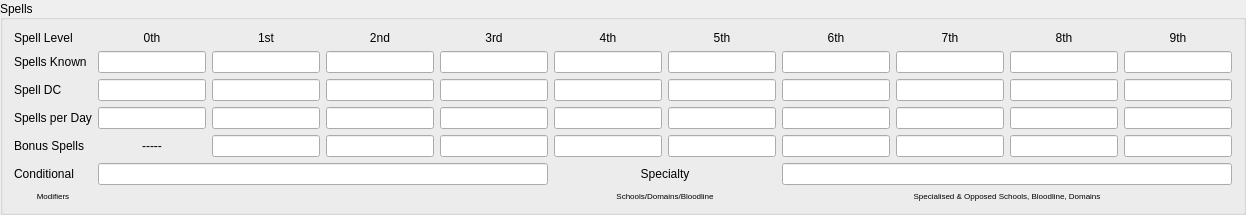
         <widget class="QGroupBox" name="groupBox_8">
          <property name="title">
           <string>Spells</string>
          </property>
          <property name="alignment">
           <set>Qt::AlignLeading|Qt::AlignLeft|Qt::AlignVCenter</set>
          </property>
          <layout class="QGridLayout" name="gridLayout_6">
           <item row="6" column="5" colspan="2">
            <widget class="QLabel" name="label_185">
             <property name="font">
              <font>
               <pointsize>6</pointsize>
              </font>
             </property>
             <property name="text">
              <string>Schools/Domains/Bloodline</string>
             </property>
             <property name="alignment">
              <set>Qt::AlignCenter</set>
             </property>
            </widget>
           </item>
           <item row="5" column="5" colspan="2">
            <widget class="QLabel" name="label_183">
             <property name="text">
              <string>Specialty</string>
             </property>
             <property name="alignment">
              <set>Qt::AlignCenter</set>
             </property>
            </widget>
           </item>
           <item row="0" column="5">
            <widget class="QLabel" name="label_172">
             <property name="text">
              <string>4th</string>
             </property>
             <property name="alignment">
              <set>Qt::AlignCenter</set>
             </property>
            </widget>
           </item>
           <item row="0" column="0">
            <widget class="QLabel" name="label_167">
             <property name="text">
              <string>Spell Level</string>
             </property>
             <property name="alignment">
              <set>Qt::AlignLeading|Qt::AlignLeft|Qt::AlignVCenter</set>
             </property>
            </widget>
           </item>
           <item row="0" column="4">
            <widget class="QLabel" name="label_171">
             <property name="text">
              <string>3rd</string>
             </property>
             <property name="alignment">
              <set>Qt::AlignCenter</set>
             </property>
            </widget>
           </item>
           <item row="0" column="1">
            <widget class="QLabel" name="label_168">
             <property name="text">
              <string>0th</string>
             </property>
             <property name="alignment">
              <set>Qt::AlignCenter</set>
             </property>
            </widget>
           </item>
           <item row="0" column="2">
            <widget class="QLabel" name="label_169">
             <property name="text">
              <string>1st</string>
             </property>
             <property name="alignment">
              <set>Qt::AlignCenter</set>
             </property>
            </widget>
           </item>
           <item row="0" column="9">
            <widget class="QLabel" name="label_176">
             <property name="text">
              <string>8th</string>
             </property>
             <property name="alignment">
              <set>Qt::AlignCenter</set>
             </property>
            </widget>
           </item>
           <item row="0" column="7">
            <widget class="QLabel" name="label_174">
             <property name="text">
              <string>6th</string>
             </property>
             <property name="alignment">
              <set>Qt::AlignCenter</set>
             </property>
            </widget>
           </item>
           <item row="1" column="5">
            <widget class="QLineEdit" name="fourthLevelTotalKnown"/>
           </item>
           <item row="0" column="3">
            <widget class="QLabel" name="label_170">
             <property name="text">
              <string>2nd</string>
             </property>
             <property name="alignment">
              <set>Qt::AlignCenter</set>
             </property>
            </widget>
           </item>
           <item row="1" column="0">
            <widget class="QLabel" name="label_178">
             <property name="text">
              <string>Spells Known</string>
             </property>
            </widget>
           </item>
           <item row="1" column="4">
            <widget class="QLineEdit" name="thirdLevelTotalKnown"/>
           </item>
           <item row="0" column="6">
            <widget class="QLabel" name="label_173">
             <property name="text">
              <string>5th</string>
             </property>
             <property name="alignment">
              <set>Qt::AlignCenter</set>
             </property>
            </widget>
           </item>
           <item row="1" column="2">
            <widget class="QLineEdit" name="firstLevelTotalKnown"/>
           </item>
           <item row="0" column="10">
            <widget class="QLabel" name="label_177">
             <property name="text">
              <string>9th</string>
             </property>
             <property name="alignment">
              <set>Qt::AlignCenter</set>
             </property>
            </widget>
           </item>
           <item row="1" column="1">
            <widget class="QLineEdit" name="zeroLevelTotalKnown"/>
           </item>
           <item row="0" column="8">
            <widget class="QLabel" name="label_175">
             <property name="text">
              <string>7th</string>
             </property>
             <property name="alignment">
              <set>Qt::AlignCenter</set>
             </property>
            </widget>
           </item>
           <item row="1" column="6">
            <widget class="QLineEdit" name="fifthLevelTotalKnown"/>
           </item>
           <item row="1" column="8">
            <widget class="QLineEdit" name="seventhLevelTotalKnown"/>
           </item>
           <item row="2" column="2">
            <widget class="QLineEdit" name="firstLevelDC"/>
           </item>
           <item row="1" column="3">
            <widget class="QLineEdit" name="secondLevelTotalKnown"/>
           </item>
           <item row="1" column="9">
            <widget class="QLineEdit" name="eighthLevelTotalKnown"/>
           </item>
           <item row="2" column="0">
            <widget class="QLabel" name="label_179">
             <property name="text">
              <string>Spell DC</string>
             </property>
            </widget>
           </item>
           <item row="2" column="4">
            <widget class="QLineEdit" name="thirdLevelDC"/>
           </item>
           <item row="2" column="7">
            <widget class="QLineEdit" name="sixthLevelDC"/>
           </item>
           <item row="1" column="7">
            <widget class="QLineEdit" name="sixthLevelTotalKnown"/>
           </item>
           <item row="2" column="5">
            <widget class="QLineEdit" name="fourthLevelDC"/>
           </item>
           <item row="2" column="1">
            <widget class="QLineEdit" name="zeroLevelDC"/>
           </item>
           <item row="2" column="6">
            <widget class="QLineEdit" name="fifthLevelDC"/>
           </item>
           <item row="2" column="8">
            <widget class="QLineEdit" name="seventhLevelDC"/>
           </item>
           <item row="3" column="4">
            <widget class="QLineEdit" name="thirdLevelTotalPerDay"/>
           </item>
           <item row="1" column="10">
            <widget class="QLineEdit" name="ninthLevelTotalKnown"/>
           </item>
           <item row="2" column="10">
            <widget class="QLineEdit" name="ninthLevelDC"/>
           </item>
           <item row="2" column="9">
            <widget class="QLineEdit" name="eighthLevelDC"/>
           </item>
           <item row="3" column="1">
            <widget class="QLineEdit" name="zeroLevelTotalPerDay"/>
           </item>
           <item row="3" column="8">
            <widget class="QLineEdit" name="seventhLevelTotalPerDay"/>
           </item>
           <item row="2" column="3">
            <widget class="QLineEdit" name="secondLevelDC"/>
           </item>
           <item row="3" column="0">
            <widget class="QLabel" name="label_180">
             <property name="text">
              <string>Spells per Day</string>
             </property>
            </widget>
           </item>
           <item row="3" column="2">
            <widget class="QLineEdit" name="firstLevelTotalPerDay"/>
           </item>
           <item row="4" column="2">
            <widget class="QLineEdit" name="firstLevelBonusSpells"/>
           </item>
           <item row="3" column="6">
            <widget class="QLineEdit" name="fifthLevelTotalPerDay"/>
           </item>
           <item row="4" column="0">
            <widget class="QLabel" name="label_181">
             <property name="text">
              <string>Bonus Spells</string>
             </property>
            </widget>
           </item>
           <item row="3" column="3">
            <widget class="QLineEdit" name="secondLevelTotalPerDay"/>
           </item>
           <item row="3" column="5">
            <widget class="QLineEdit" name="fourthLevelTotalPerDay"/>
           </item>
           <item row="4" column="1">
            <widget class="QLabel" name="label_186">
             <property name="text">
              <string>-----</string>
             </property>
             <property name="alignment">
              <set>Qt::AlignCenter</set>
             </property>
            </widget>
           </item>
           <item row="4" column="4">
            <widget class="QLineEdit" name="thirdLevelBonusSpells"/>
           </item>
           <item row="3" column="7">
            <widget class="QLineEdit" name="sixthLevelTotalPerDay"/>
           </item>
           <item row="3" column="9">
            <widget class="QLineEdit" name="eighthLevelTotalPerDay"/>
           </item>
           <item row="3" column="10">
            <widget class="QLineEdit" name="ninthLevelTotalPerDay"/>
           </item>
           <item row="4" column="6">
            <widget class="QLineEdit" name="fifthLevelBonusSpells"/>
           </item>
           <item row="5" column="0">
            <widget class="QLabel" name="label_182">
             <property name="text">
              <string>Conditional</string>
             </property>
            </widget>
           </item>
           <item row="4" column="3">
            <widget class="QLineEdit" name="secondLevelBonusSpells"/>
           </item>
           <item row="4" column="8">
            <widget class="QLineEdit" name="seventhLevelBonusSpells"/>
           </item>
           <item row="4" column="7">
            <widget class="QLineEdit" name="sixthLevelBonusSpells"/>
           </item>
           <item row="4" column="9">
            <widget class="QLineEdit" name="eighthLevelBonusSpells"/>
           </item>
           <item row="6" column="0">
            <widget class="QLabel" name="label_184">
             <property name="font">
              <font>
               <pointsize>6</pointsize>
              </font>
             </property>
             <property name="text">
              <string>Modifiers</string>
             </property>
             <property name="alignment">
              <set>Qt::AlignCenter</set>
             </property>
            </widget>
           </item>
           <item row="4" column="10">
            <widget class="QLineEdit" name="ninthLevelBonusSpells"/>
           </item>
           <item row="4" column="5">
            <widget class="QLineEdit" name="fourthLevelBonusSpells"/>
           </item>
           <item row="5" column="1" colspan="4">
            <widget class="QLineEdit" name="spellsConditionalModifiers"/>
           </item>
           <item row="5" column="7" colspan="4">
            <widget class="QLineEdit" name="spellsSpeciality"/>
           </item>
           <item row="6" column="7" colspan="4">
            <widget class="QLabel" name="label_187">
             <property name="font">
              <font>
               <pointsize>6</pointsize>
              </font>
             </property>
             <property name="text">
              <string>Specialised &amp; Opposed Schools, Bloodline, Domains</string>
             </property>
             <property name="alignment">
              <set>Qt::AlignCenter</set>
             </property>
            </widget>
           </item>
          </layout>
         </widget>
